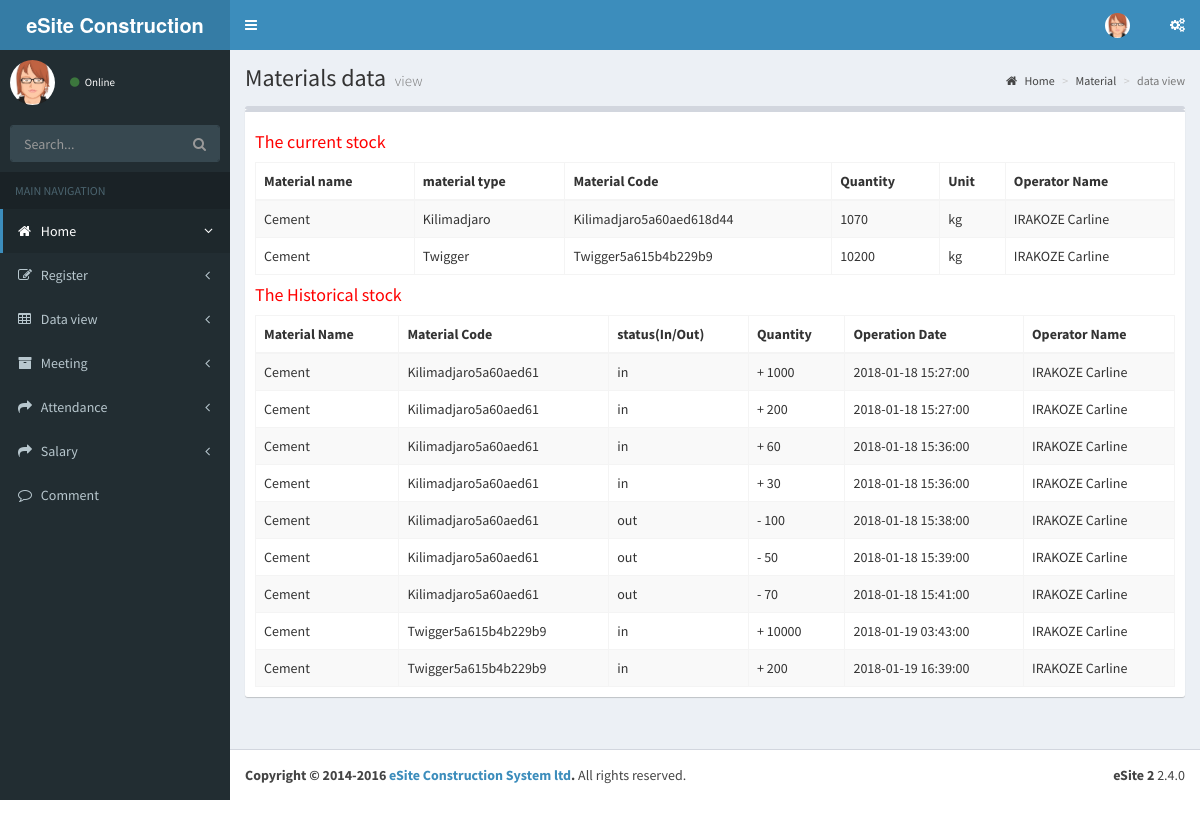
The page /pages/tables/view_material.php on the database its author committed.
### tables this page shows
CREATE TABLE `material` (
  `material_id` int(11) NOT NULL,
  `material_name` varchar(40) NOT NULL,
  `material_code` varchar(255) NOT NULL,
  `material_type` varchar(40) NOT NULL,
  `quantity` double NOT NULL,
  `unit` varchar(4) NOT NULL,
  `operator` varchar(40) NOT NULL
);

CREATE TABLE `material_history` (
  `material_history_id` int(11) NOT NULL,
  `material_name` varchar(20) NOT NULL,
  `material_code` varchar(20) NOT NULL,
  `status` enum('in','out') NOT NULL,
  `quantity` double NOT NULL,
  `operation_date` datetime NOT NULL,
  `operator` varchar(20) DEFAULT NULL
);

### pages/tables/view_material.php (the view, shortened to what this page needs)
<?php
include '../../config.php';
?>
<!DOCTYPE html>
<html>
<head>
  <link rel="stylesheet" href="../../bootstrap/css/bootstrap.min.css">
  <link rel="stylesheet" href="https://cdnjs.cloudflare.com/ajax/libs/font-awesome/4.5.0/css/font-awesome.min.css">
  <link rel="stylesheet" href="https://cdnjs.cloudflare.com/ajax/libs/ionicons/2.0.1/css/ionicons.min.css">
  <link rel="stylesheet" href="../../plugins/datatables/dataTables.bootstrap.css">
  <link rel="stylesheet" href="../../dist/css/AdminLTE.min.css">
  <link rel="stylesheet" href="../../dist/css/skins/_all-skins.min.css">
</head>
<body class="hold-transition skin-blue sidebar-mini">
<div class="wrapper">
   <header class="main-header">
    <a href="#" class="logo">
      <span class="logo-lg"><b>eSite Construction System</b>LTD</span>
    </a>
    <nav class="navbar navbar-static-top">
      <a href="#" class="sidebar-toggle" data-toggle="push-menu" role="button">
      </a>
      <div class="navbar-custom-menu">
        <ul class="nav navbar-nav">
          <li class="dropdown user user-menu">
            <a href="#" class="dropdown-toggle" data-toggle="dropdown">
              <img src="../../dist/img/User22.jpg" class="user-image" alt="User Image">
            </a>
          </li>
          <li>
            <a href="#" data-toggle="control-sidebar"><i class="fa fa-gears"></i></a>
          </li>
        </ul>
      </div>
    </nav>
  </header>
  <aside class="main-sidebar">
   <section class="sidebar">
      <div class="user-panel">
        <div class="pull-left image">
          <img src="../../dist/img/User22.jpg" class="img-circle" alt="User Image">
        </div>
        <div class="pull-left info">
          <a href="#"><i class="fa fa-circle text-success"></i> Online</a>
        </div>
      </div>
      <form action="#" method="get" class="sidebar-form">
        <div class="input-group">
          <input type="text" name="q" class="form-control" placeholder="Search...">
          <span class="input-group-btn">
                <button type="submit" name="search" id="search-btn" class="btn btn-flat"><i class="fa fa-search"></i>
                </button>
              </span>
        </div>
      </form>
      <ul class="sidebar-menu" data-widget="tree">
        <li class="header">MAIN NAVIGATION</li>
        <li class="active treeview">
          <a href="index.php">
            <i class="fa fa-home"></i> <span>Home</span>
            <span class="pull-right-container">
              <i class="fa fa-angle-left pull-right"></i>
            </span>
          </a>
        </li>
        <li class="treeview">
          <a href="#">
            <i class="fa fa-edit"></i> <span>Register</span>
            <span class="pull-right-container">
              <i class="fa fa-angle-left pull-right"></i>
            </span>
          </a>
        </li>
        <li class="treeview">
          <a href="#">
            <i class="fa fa-table"></i> <span>Data view</span>
            <span class="pull-right-container">
              <i class="fa fa-angle-left pull-right"></i>
            </span>
          </a>
        </li>
         <li class="treeview">
          <a href="#">
            <i class="fa fa-archive"></i> <span>Meeting</span>
            <span class="pull-right-container">
              <i class="fa fa-angle-left pull-right"></i>
            </span>
          </a>
        </li>
                  <li class="treeview">
          <a href="#">
            <i class="fa fa-share"></i> <span>Attendance</span>
            <span class="pull-right-container">
              <i class="fa fa-angle-left pull-right"></i>
            </span>
          </a>
        </li>
            <li class="treeview">
          <a href="#">
            <i class="fa fa-share"></i> <span>Salary</span>
            <span class="pull-right-container">
              <i class="fa fa-angle-left pull-right"></i>
            </span>
          </a>
        </li>
        <li>
          <a href="#">
            <i class="fa fa-comment-o"></i> <span>Comment</span>
          </a>
        </li>
      </ul>
    </section>
  </aside>
  <div class="content-wrapper">
    <section class="content-header">
      <h1>
      Materials data
        <small> view </small>
      </h1>
      <ol class="breadcrumb">
        <li><a href="#"><i class="fa fa-home"></i> Home</a></li>
        <li><a href="#">Material </a></li>
        <li class="active">data view</li>
      </ol>
    </section>
    <section class="content">
      <div class="row">
        <div class="col-xs-12">
          <div class="box"
          <div class="box">
            <div class="box-body">
            <h4 style="color:red"> The current stock </h4>
              <table id="example1" class="table table-bordered table-striped">
                <thead>
                <tr>
                  <th>Material name</th>
                  <th>material type</th>
                  <th>Material Code</th>
                  <th>Quantity</th>
                  <th>Unit</th>
                  <th>Operator Name</th>
                </tr>
                </thead>
                <tbody>
                <?php
      $smt = $con->query('SELECT * FROM material');
     while ($rows = $smt->fetch(PDO::FETCH_ASSOC)) { ?>
       <tr>
                  <td><?php  echo $rows['material_name']?></td>
                  <td><?php echo $rows['material_type']?></td>
                   <td><?PHP echo $rows['material_code']?></td>
                  <td><?PHP echo $rows['quantity']?></td>
                  <td><?PHP echo $rows['unit']?></td>
                  <td><?PHP echo $rows['operator']?></td>
                </tr>
    <?php }
          ?>
                </tbody>
              </table>
                 <h4 style="color:red"> The Historical  stock </h4>
              <table id="example1" class="table table-bordered table-striped">
                <thead>
                <tr>
                  <th>Material Name</th>
                  <th>Material Code</th>
                  <th>status(In/Out)</th>
                  <th>Quantity</th>
                  <th>Operation Date</th>
                  <th>Operator Name</th>
                  </tr>
                </thead>
                <tbody>
                <?php
      $smt = $con->query('SELECT * FROM material_history');
     while ($rows = $smt->fetch(PDO::FETCH_ASSOC)) { ?>
       <tr>
                  <td><?php  echo $rows['material_name']?></td>
                  <td><?PHP echo $rows['material_code']?></td>
                  <td><?php echo $rows['status']?></td>
                  <td><?PHP
                  if($rows['status'] == 'in'){
                   echo " + ".$rows['quantity'];
                  }else{
                   echo "- ".$rows['quantity'];
                  }
                  ?>
                  </td>
                  <td><?PHP echo $rows['operation_date']?></td>
                  <td><?PHP echo $rows['operator']?></td>
                </tr>
    <?php }
          ?>
                </tbody>
              </table>
            </div>
          </div>
        </div>
      </div>
    </section>
  </div>
  <footer class="main-footer">
    <div class="pull-right hidden-xs">
      <b>eSite 2</b> 2.4.0
    </div>
    <strong>Copyright &copy; 2014-2016 <a href="https://adminlte.io">eSite Construction System ltd</a>.</strong> All rights
    reserved.
  </footer>
</div>
</body>
</html>

### rows shown on the page
material: material_name "Cement", material_type "Kilimadjaro", material_code "Kilimadjaro5a60aed618d44", quantity "1070", unit "kg", operator "IRAKOZE Carline"
material: material_name "Cement", material_type "Twigger", material_code "Twigger5a615b4b229b9", quantity "10200", unit "kg", operator "IRAKOZE Carline"
material_history: material_name "Cement", material_code "Kilimadjaro5a60aed61", status "in", quantity "1000", operation_date "2018-01-18 15:27:00", operator "IRAKOZE Carline"
material_history: material_name "Cement", material_code "Kilimadjaro5a60aed61", status "in", quantity "200", operation_date "2018-01-18 15:27:00", operator "IRAKOZE Carline"
material_history: material_name "Cement", material_code "Kilimadjaro5a60aed61", status "in", quantity "60", operation_date "2018-01-18 15:36:00", operator "IRAKOZE Carline"
material_history: material_name "Cement", material_code "Kilimadjaro5a60aed61", status "in", quantity "30", operation_date "2018-01-18 15:36:00", operator "IRAKOZE Carline"
material_history: material_name "Cement", material_code "Kilimadjaro5a60aed61", status "out", quantity "100", operation_date "2018-01-18 15:38:00", operator "IRAKOZE Carline"
material_history: material_name "Cement", material_code "Kilimadjaro5a60aed61", status "out", quantity "50", operation_date "2018-01-18 15:39:00", operator "IRAKOZE Carline"
material_history: material_name "Cement", material_code "Kilimadjaro5a60aed61", status "out", quantity "70", operation_date "2018-01-18 15:41:00", operator "IRAKOZE Carline"
material_history: material_name "Cement", material_code "Twigger5a615b4b229b9", status "in", quantity "10000", operation_date "2018-01-19 03:43:00", operator "IRAKOZE Carline"
material_history: material_name "Cement", material_code "Twigger5a615b4b229b9", status "in", quantity "200", operation_date "2018-01-19 16:39:00", operator "IRAKOZE Carline"
